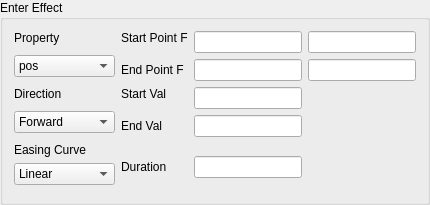
              <widget class="QGroupBox" name="groupBox_3">
               <property name="title">
                <string>Enter Effect</string>
               </property>
               <layout class="QGridLayout" name="gridLayout_26">
                <item row="0" column="0">
                 <layout class="QGridLayout" name="gridLayout_13">
                  <item row="0" column="0">
                   <widget class="QLabel" name="label_30">
                    <property name="text">
                     <string>Property</string>
                    </property>
                   </widget>
                  </item>
                  <item row="0" column="1">
                   <widget class="QLabel" name="label_31">
                    <property name="text">
                     <string>Start Point F</string>
                    </property>
                   </widget>
                  </item>
                  <item row="0" column="2" rowspan="2">
                   <widget class="QLineEdit" name="enterStartPointFX"/>
                  </item>
                  <item row="0" column="3" rowspan="2">
                   <widget class="QLineEdit" name="enterStartPointFY"/>
                  </item>
                  <item row="1" column="0" rowspan="2">
                   <widget class="QComboBox" name="enterProperty">
                    <item>
                     <property name="text">
                      <string>pos</string>
                     </property>
                    </item>
                    <item>
                     <property name="text">
                      <string>rotation</string>
                     </property>
                    </item>
                    <item>
                     <property name="text">
                      <string>scale</string>
                     </property>
                    </item>
                    <item>
                     <property name="text">
                      <string>opacity</string>
                     </property>
                    </item>
                   </widget>
                  </item>
                  <item row="2" column="1">
                   <widget class="QLabel" name="label_32">
                    <property name="text">
                     <string>End Point F</string>
                    </property>
                   </widget>
                  </item>
                  <item row="2" column="2">
                   <widget class="QLineEdit" name="enterEndPointFX"/>
                  </item>
                  <item row="2" column="3">
                   <widget class="QLineEdit" name="enterEndPointFY"/>
                  </item>
                  <item row="3" column="0">
                   <widget class="QLabel" name="label_33">
                    <property name="text">
                     <string>Direction</string>
                    </property>
                   </widget>
                  </item>
                  <item row="3" column="1">
                   <widget class="QLabel" name="label_34">
                    <property name="text">
                     <string>Start Val</string>
                    </property>
                   </widget>
                  </item>
                  <item row="3" column="2" rowspan="2">
                   <widget class="QLineEdit" name="enterStartVal">
                    <property name="text">
                     <string/>
                    </property>
                   </widget>
                  </item>
                  <item row="4" column="0" rowspan="2">
                   <widget class="QComboBox" name="enterDirection">
                    <item>
                     <property name="text">
                      <string>Forward</string>
                     </property>
                    </item>
                    <item>
                     <property name="text">
                      <string>Backward</string>
                     </property>
                    </item>
                   </widget>
                  </item>
                  <item row="5" column="1">
                   <widget class="QLabel" name="label_35">
                    <property name="text">
                     <string>End Val</string>
                    </property>
                   </widget>
                  </item>
                  <item row="5" column="2">
                   <widget class="QLineEdit" name="enterEndVal">
                    <property name="text">
                     <string/>
                    </property>
                   </widget>
                  </item>
                  <item row="6" column="0">
                   <widget class="QLabel" name="label_36">
                    <property name="text">
                     <string>Easing Curve</string>
                    </property>
                   </widget>
                  </item>
                  <item row="6" column="1" rowspan="3">
                   <widget class="QLabel" name="label_37">
                    <property name="text">
                     <string>Duration</string>
                    </property>
                   </widget>
                  </item>
                  <item row="6" column="2" rowspan="3">
                   <widget class="QLineEdit" name="enterDuration"/>
                  </item>
                  <item row="7" column="0">
                   <widget class="QComboBox" name="enterEasingCurve">
                    <item>
                     <property name="text">
                      <string>Linear</string>
                     </property>
                    </item>
                    <item>
                     <property name="text">
                      <string>InQuad</string>
                     </property>
                    </item>
                    <item>
                     <property name="text">
                      <string>OutQuad</string>
                     </property>
                    </item>
                    <item>
                     <property name="text">
                      <string>InOutQuad</string>
                     </property>
                    </item>
                    <item>
                     <property name="text">
                      <string>OutInQuad</string>
                     </property>
                    </item>
                    <item>
                     <property name="text">
                      <string>InCubic</string>
                     </property>
                    </item>
                    <item>
                     <property name="text">
                      <string>OutCubic</string>
                     </property>
                    </item>
                    <item>
                     <property name="text">
                      <string>InOutCubic</string>
                     </property>
                    </item>
                    <item>
                     <property name="text">
                      <string>OutInCubic</string>
                     </property>
                    </item>
                    <item>
                     <property name="text">
                      <string>InQuart</string>
                     </property>
                    </item>
                    <item>
                     <property name="text">
                      <string>OutQuart</string>
                     </property>
                    </item>
                    <item>
                     <property name="text">
                      <string>InOutQuart</string>
                     </property>
                    </item>
                    <item>
                     <property name="text">
                      <string>OutInQuart</string>
                     </property>
                    </item>
                    <item>
                     <property name="text">
                      <string>InQuint</string>
                     </property>
                    </item>
                    <item>
                     <property name="text">
                      <string>OutQuint</string>
                     </property>
                    </item>
                    <item>
                     <property name="text">
                      <string>InOutQuint</string>
                     </property>
                    </item>
                    <item>
                     <property name="text">
                      <string>OutInQuint</string>
                     </property>
                    </item>
                    <item>
                     <property name="text">
                      <string>InSine</string>
                     </property>
                    </item>
                    <item>
                     <property name="text">
                      <string>OutSine</string>
                     </property>
                    </item>
                    <item>
                     <property name="text">
                      <string>InOutSine</string>
                     </property>
                    </item>
                    <item>
                     <property name="text">
                      <string>OutInSine</string>
                     </property>
                    </item>
                    <item>
                     <property name="text">
                      <string>InExpo</string>
                     </property>
                    </item>
                    <item>
                     <property name="text">
                      <string>OutExpo</string>
                     </property>
                    </item>
                    <item>
                     <property name="text">
                      <string>InOutExpo</string>
                     </property>
                    </item>
                    <item>
                     <property name="text">
                      <string>OutInExpo</string>
                     </property>
                    </item>
                    <item>
                     <property name="text">
                      <string>InCirc</string>
                     </property>
                    </item>
                    <item>
                     <property name="text">
                      <string>OutCirc</string>
                     </property>
                    </item>
                    <item>
                     <property name="text">
                      <string>InOutCirc</string>
                     </property>
                    </item>
                    <item>
                     <property name="text">
                      <string>OutInCirc</string>
                     </property>
                    </item>
                    <item>
                     <property name="text">
                      <string>InElastic</string>
                     </property>
                    </item>
                    <item>
                     <property name="text">
                      <string>OutElastic</string>
                     </property>
                    </item>
                    <item>
                     <property name="text">
                      <string>InOutElastic</string>
                     </property>
                    </item>
                    <item>
                     <property name="text">
                      <string>OutInElastic</string>
                     </property>
                    </item>
                    <item>
                     <property name="text">
                      <string>InBack</string>
                     </property>
                    </item>
                    <item>
                     <property name="text">
                      <string>OutBack</string>
                     </property>
                    </item>
                    <item>
                     <property name="text">
                      <string>InOutBack</string>
                     </property>
                    </item>
                    <item>
                     <property name="text">
                      <string>OutInBack</string>
                     </property>
                    </item>
                    <item>
                     <property name="text">
                      <string>InBounce</string>
                     </property>
                    </item>
                    <item>
                     <property name="text">
                      <string>OutBounce</string>
                     </property>
                    </item>
                    <item>
                     <property name="text">
                      <string>InOutBounce</string>
                     </property>
                    </item>
                    <item>
                     <property name="text">
                      <string>OutInBounce</string>
                     </property>
                    </item>
                   </widget>
                  </item>
                 </layout>
                </item>
               </layout>
              </widget>
